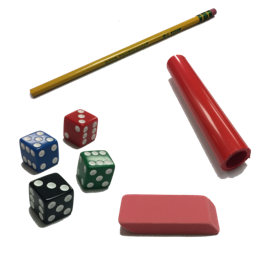
#> input picture input/test3.png, 256 x 256 px
$ python main.py   (older library calls are emulated)
#> lines starting #> are read from the running program, lines starting #| are printed output that depends on the picture; after the words box and inside, x2 and y2 are one past the last pixel; in counts of white or black regions, pixels touching at a corner belong together
#> further down, img is the input picture: shape (256, 256, 3); mean B, G, R 209.6, 211.5, 223.1
### ImageProcessing.py
def rgbToChromatic(array):
	size = array.shape
#> size = (256, 256, 3)
	nRows = size[0]
#> nRows = 256
	nCols = size[1]
#> nCols = 256
	nElem = size[2]
#> nElem = 3
	for i in range(0,nRows):
    		for j in range(0,nCols):
        		RGB = 0
        		for k in range(0,nElem):
            			RGB = RGB + array[i][j][k]
        		for k in range(0,nElem):
            			array[i][j][k] = 255*array[i][j][k]/RGB
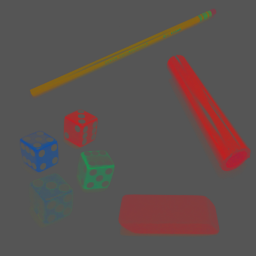
#> array: shape (256, 256, 3); mean B, G, R 80.3, 81.9, 92.4

### main.py
import numpy as np
import time
import cv2
import ImageProcessing as ip
#import PyFunc as pi


### TAKE A PICTURE
#pi.takePicture('test.jpg');

testImage = 'test3.png'
img = cv2.imread('input/'+testImage)

if img is None:
	raise Exception("Error while loading the image")

array = np.asarray(img);

### CONVERT TO CHROMATIC
ip.rgbToChromatic(array)
cv2.imwrite('output/chromatic.jpg', array)

### CONVERT TO GRAY
img = cv2.cvtColor(img, cv2.COLOR_RGB2GRAY)
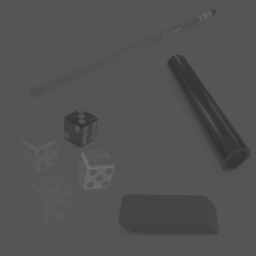
#> img: shape (256, 256); min 49, max 113, mean 82.6
cv2.imwrite('output/gray.jpg', img)

### THRESHOLD
#blur = cv2.GaussianBlur(img, (5,5), 0)
#th2 = cv2.threshold(blur, 0, 244, cv2.THRESH_BINARY+cv2.THRESH_OTSU)
thr = cv2.adaptiveThreshold(img, 255, cv2.ADAPTIVE_THRESH_GAUSSIAN_C, cv2.THRESH_BINARY, 11, 2)
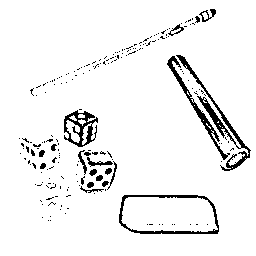
#> thr: shape (256, 256); 94.1% white; 200 black regions (179 under 20 px), largest, box (x1, y1, x2, y2) and area: (176, 55, 251, 171) 880, (119, 195, 219, 234) 641, (167, 56, 230, 160) 563
cv2.imwrite('output/thresh.jpg', thr)

### MORPHOLOGICAL TRANSFORMATION
kernal = np.ones((4,4),np.uint8)
morph = cv2.morphologyEx(thr,cv2.MORPH_OPEN,kernal)
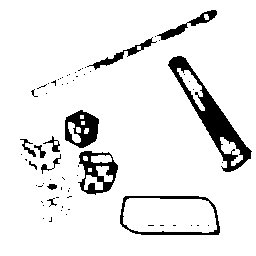
#> morph: shape (256, 256); 91.4% white; 67 black regions (54 under 20 px), largest, box (x1, y1, x2, y2) and area: (168, 56, 252, 172) 2103, (78, 151, 118, 195) 787, (65, 110, 99, 148) 775
cv2.imwrite('output/morph.jpg', morph)

### FIND CONTOURS
canny = cv2.Canny(morph,40,180)
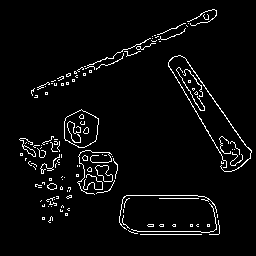
#> canny: shape (256, 256); 3.9% white in thin lines or dots, all inside (x1, y1, x2, y2) = (19, 9, 252, 235)
cv2.imwrite('output/canny.jpg',canny)
kernal = np.ones((3,3),np.uint8)
canny = cv2.morphologyEx(canny,cv2.MORPH_CLOSE,kernal)
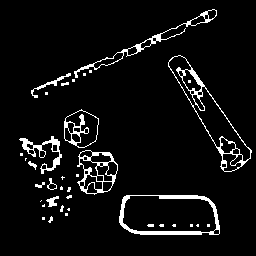
#> canny: shape (256, 256); 5.9% white; 37 white regions (25 under 20 px)
cv2.imwrite('output/canny_filled.jpg', canny)
contours, hierarchy = cv2.findContours(canny,cv2.cv.CV_RETR_EXTERNAL,method=cv2.cv.CV_CHAIN_APPROX_NONE)
#> contours = 30 contours, 20 with area under 20; largest, box (x1, y1, x2, y2) and area: (119, 195, 220, 235) 3602, (168, 55, 252, 172) 2869, (77, 150, 118, 195) 1323, (64, 109, 99, 148) 995, (74, 9, 217, 78) 706

# fill contours
color = (0,0,0) # black
for contour in contours:
	cv2.drawContours(morph,[contour],0,color,cv2.cv.CV_FILLED)
#> this loop made 30 passes
#> contour on pass 7: [[41, 200], [40, 201]]
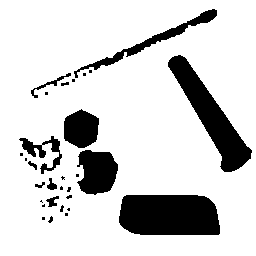
#> morph: shape (256, 256); 82.7% white; 30 black regions (17 under 20 px), largest, box (x1, y1, x2, y2) and area: (119, 195, 220, 235) 3741, (168, 55, 252, 172) 2997, (77, 150, 118, 195) 1397
cv2.imwrite('output/contours.jpg',morph)

$ run again, with input/test2.png copied over input/test3.png
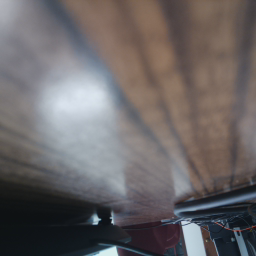
#> input picture input/test2.png, 256 x 256 px
#> img is the input picture: shape (256, 256, 3); mean B, G, R 102.1, 101.5, 106.3
#> img: shape (256, 256)
#> thr: shape (256, 256); 98.2% white; black in thin lines or dots, all inside (x1, y1, x2, y2) = (0, 177, 256, 256)
#> `canny = cv2.morphologyEx(canny,cv2.MORPH_CLOSE,kernal)`:
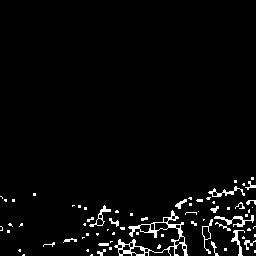
#> canny: shape (256, 256); 3.3% white in thin lines or dots, all inside (x1, y1, x2, y2) = (0, 177, 256, 256)
#> contours = 72 contours, 62 with area under 20; largest, box (x1, y1, x2, y2) and area: (114, 210, 188, 256) 818, (89, 205, 111, 227) 101, (202, 219, 213, 254) 100, (214, 215, 254, 227) 93, (208, 186, 245, 197) 87
#> the loop `for contour in contours:` made 72 passes
#> contour on passes 26, 37, 45, 49: [[107, 229], [107, 230], [108, 229]], [[203, 219], [203, 220], [204, 219]], [[198, 211]], [[252, 207]]
#> after the loop `for contour in contours:`:
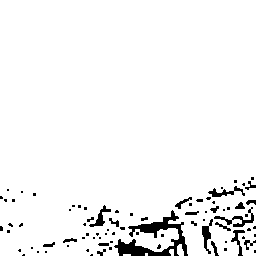
#> morph: shape (256, 256); 95.4% white; 82 black regions (61 under 20 px), largest, box (x1, y1, x2, y2) and area: (114, 210, 188, 256) 1153, (214, 207, 254, 227) 200, (202, 219, 213, 254) 162
